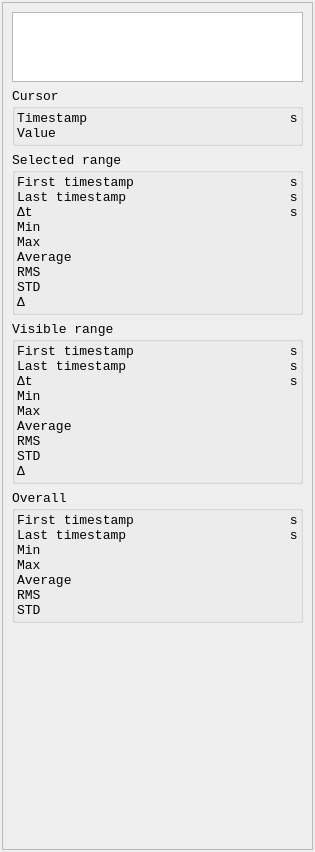
<?xml version="1.0" encoding="UTF-8"?>
<ui version="4.0">
 <class>ChannelStats</class>
 <widget class="QWidget" name="ChannelStats">
  <property name="geometry">
   <rect>
    <x>0</x>
    <y>0</y>
    <width>315</width>
    <height>852</height>
   </rect>
  </property>
  <property name="font">
   <font>
    <family>Consolas</family>
    <pointsize>10</pointsize>
   </font>
  </property>
  <property name="windowTitle">
   <string>Form</string>
  </property>
  <layout class="QVBoxLayout" name="verticalLayout_2">
   <property name="spacing">
    <number>2</number>
   </property>
   <property name="leftMargin">
    <number>2</number>
   </property>
   <property name="topMargin">
    <number>2</number>
   </property>
   <property name="rightMargin">
    <number>2</number>
   </property>
   <property name="bottomMargin">
    <number>2</number>
   </property>
   <item>
    <widget class="QScrollArea" name="scrollArea">
     <property name="horizontalScrollBarPolicy">
      <enum>Qt::ScrollBarAlwaysOff</enum>
     </property>
     <property name="widgetResizable">
      <bool>true</bool>
     </property>
     <widget class="QWidget" name="scrollAreaWidgetContents">
      <property name="geometry">
       <rect>
        <x>0</x>
        <y>0</y>
        <width>309</width>
        <height>846</height>
       </rect>
      </property>
      <layout class="QVBoxLayout" name="verticalLayout">
       <item>
        <layout class="QGridLayout" name="gridLayout" rowstretch="1,0,0,0,0" columnstretch="0,0">
         <item row="2" column="0" colspan="2">
          <widget class="QGroupBox" name="range_group">
           <property name="title">
            <string>Selected range</string>
           </property>
           <layout class="QGridLayout" name="gridLayout_5" columnstretch="0,1,0">
            <property name="leftMargin">
             <number>2</number>
            </property>
            <property name="topMargin">
             <number>2</number>
            </property>
            <property name="rightMargin">
             <number>2</number>
            </property>
            <property name="bottomMargin">
             <number>2</number>
            </property>
            <property name="spacing">
             <number>0</number>
            </property>
            <item row="9" column="0">
             <widget class="QLabel" name="label_18">
              <property name="text">
               <string>Δ</string>
              </property>
             </widget>
            </item>
            <item row="6" column="1">
             <widget class="QLabel" name="selected_average">
              <property name="autoFillBackground">
               <bool>false</bool>
              </property>
              <property name="text">
               <string/>
              </property>
              <property name="alignment">
               <set>Qt::AlignRight|Qt::AlignTrailing|Qt::AlignVCenter</set>
              </property>
             </widget>
            </item>
            <item row="3" column="2">
             <widget class="QLabel" name="label_23">
              <property name="text">
               <string> s</string>
              </property>
             </widget>
            </item>
            <item row="3" column="1">
             <widget class="QLabel" name="selected_delta_t">
              <property name="text">
               <string/>
              </property>
              <property name="alignment">
               <set>Qt::AlignRight|Qt::AlignTrailing|Qt::AlignVCenter</set>
              </property>
             </widget>
            </item>
            <item row="9" column="2">
             <widget class="QLabel" name="unit4">
              <property name="text">
               <string/>
              </property>
             </widget>
            </item>
            <item row="6" column="2">
             <widget class="QLabel" name="unit10">
              <property name="text">
               <string/>
              </property>
             </widget>
            </item>
            <item row="5" column="1">
             <widget class="QLabel" name="selected_max">
              <property name="text">
               <string/>
              </property>
              <property name="alignment">
               <set>Qt::AlignRight|Qt::AlignTrailing|Qt::AlignVCenter</set>
              </property>
             </widget>
            </item>
            <item row="1" column="2">
             <widget class="QLabel" name="label_22">
              <property name="text">
               <string> s</string>
              </property>
             </widget>
            </item>
            <item row="7" column="0">
             <widget class="QLabel" name="label_29">
              <property name="text">
               <string>RMS</string>
              </property>
             </widget>
            </item>
            <item row="4" column="0">
             <widget class="QLabel" name="label_14">
              <property name="text">
               <string>Min</string>
              </property>
             </widget>
            </item>
            <item row="1" column="0">
             <widget class="QLabel" name="label_15">
              <property name="text">
               <string>Last timestamp</string>
              </property>
             </widget>
            </item>
            <item row="0" column="0">
             <widget class="QLabel" name="label_13">
              <property name="text">
               <string>First timestamp</string>
              </property>
             </widget>
            </item>
            <item row="9" column="1">
             <widget class="QLabel" name="selected_delta">
              <property name="text">
               <string/>
              </property>
              <property name="alignment">
               <set>Qt::AlignRight|Qt::AlignTrailing|Qt::AlignVCenter</set>
              </property>
             </widget>
            </item>
            <item row="5" column="2">
             <widget class="QLabel" name="unit3">
              <property name="text">
               <string/>
              </property>
             </widget>
            </item>
            <item row="0" column="1">
             <widget class="QLabel" name="selected_start">
              <property name="text">
               <string/>
              </property>
              <property name="alignment">
               <set>Qt::AlignRight|Qt::AlignTrailing|Qt::AlignVCenter</set>
              </property>
             </widget>
            </item>
            <item row="0" column="2">
             <widget class="QLabel" name="label_20">
              <property name="text">
               <string> s</string>
              </property>
             </widget>
            </item>
            <item row="7" column="2">
             <widget class="QLabel" name="unit11">
              <property name="text">
               <string/>
              </property>
             </widget>
            </item>
            <item row="5" column="0">
             <widget class="QLabel" name="label_17">
              <property name="text">
               <string>Max</string>
              </property>
             </widget>
            </item>
            <item row="3" column="0">
             <widget class="QLabel" name="label_21">
              <property name="text">
               <string>Δt</string>
              </property>
             </widget>
            </item>
            <item row="4" column="1">
             <widget class="QLabel" name="selected_min">
              <property name="text">
               <string/>
              </property>
              <property name="alignment">
               <set>Qt::AlignRight|Qt::AlignTrailing|Qt::AlignVCenter</set>
              </property>
             </widget>
            </item>
            <item row="1" column="1">
             <widget class="QLabel" name="selected_stop">
              <property name="text">
               <string/>
              </property>
              <property name="alignment">
               <set>Qt::AlignRight|Qt::AlignTrailing|Qt::AlignVCenter</set>
              </property>
             </widget>
            </item>
            <item row="4" column="2">
             <widget class="QLabel" name="unit2">
              <property name="text">
               <string/>
              </property>
             </widget>
            </item>
            <item row="6" column="0">
             <widget class="QLabel" name="label">
              <property name="text">
               <string>Average</string>
              </property>
             </widget>
            </item>
            <item row="7" column="1">
             <widget class="QLabel" name="selected_rms">
              <property name="text">
               <string/>
              </property>
              <property name="alignment">
               <set>Qt::AlignRight|Qt::AlignTrailing|Qt::AlignVCenter</set>
              </property>
             </widget>
            </item>
            <item row="8" column="0">
             <widget class="QLabel" name="label_34">
              <property name="text">
               <string>STD</string>
              </property>
             </widget>
            </item>
            <item row="8" column="1">
             <widget class="QLabel" name="selected_std">
              <property name="text">
               <string/>
              </property>
              <property name="alignment">
               <set>Qt::AlignRight|Qt::AlignTrailing|Qt::AlignVCenter</set>
              </property>
             </widget>
            </item>
            <item row="8" column="2">
             <widget class="QLabel" name="unit16">
              <property name="text">
               <string/>
              </property>
             </widget>
            </item>
           </layout>
          </widget>
         </item>
         <item row="4" column="0" colspan="2">
          <widget class="QGroupBox" name="overall_group">
           <property name="title">
            <string>Overall</string>
           </property>
           <layout class="QGridLayout" name="gridLayout_2" columnstretch="0,1,0">
            <property name="leftMargin">
             <number>2</number>
            </property>
            <property name="topMargin">
             <number>2</number>
            </property>
            <property name="rightMargin">
             <number>2</number>
            </property>
            <property name="bottomMargin">
             <number>2</number>
            </property>
            <property name="spacing">
             <number>0</number>
            </property>
            <item row="4" column="2">
             <widget class="QLabel" name="unit9">
              <property name="text">
               <string/>
              </property>
             </widget>
            </item>
            <item row="3" column="0">
             <widget class="QLabel" name="label_5">
              <property name="text">
               <string>Min</string>
              </property>
             </widget>
            </item>
            <item row="5" column="2">
             <widget class="QLabel" name="unit14">
              <property name="text">
               <string/>
              </property>
             </widget>
            </item>
            <item row="0" column="1">
             <widget class="QLabel" name="overall_start">
              <property name="text">
               <string/>
              </property>
              <property name="alignment">
               <set>Qt::AlignRight|Qt::AlignTrailing|Qt::AlignVCenter</set>
              </property>
             </widget>
            </item>
            <item row="3" column="2">
             <widget class="QLabel" name="unit8">
              <property name="text">
               <string/>
              </property>
             </widget>
            </item>
            <item row="6" column="1">
             <widget class="QLabel" name="overall_rms">
              <property name="text">
               <string/>
              </property>
              <property name="alignment">
               <set>Qt::AlignRight|Qt::AlignTrailing|Qt::AlignVCenter</set>
              </property>
             </widget>
            </item>
            <item row="0" column="2">
             <widget class="QLabel" name="label_27">
              <property name="text">
               <string> s</string>
              </property>
             </widget>
            </item>
            <item row="6" column="2">
             <widget class="QLabel" name="unit15">
              <property name="text">
               <string/>
              </property>
             </widget>
            </item>
            <item row="5" column="0">
             <widget class="QLabel" name="label_32">
              <property name="text">
               <string>Average</string>
              </property>
             </widget>
            </item>
            <item row="1" column="2">
             <widget class="QLabel" name="label_28">
              <property name="text">
               <string> s</string>
              </property>
             </widget>
            </item>
            <item row="1" column="0">
             <widget class="QLabel" name="label_4">
              <property name="text">
               <string>Last timestamp</string>
              </property>
             </widget>
            </item>
            <item row="4" column="0">
             <widget class="QLabel" name="label_6">
              <property name="text">
               <string>Max</string>
              </property>
             </widget>
            </item>
            <item row="5" column="1">
             <widget class="QLabel" name="overall_average">
              <property name="text">
               <string/>
              </property>
              <property name="alignment">
               <set>Qt::AlignRight|Qt::AlignTrailing|Qt::AlignVCenter</set>
              </property>
             </widget>
            </item>
            <item row="0" column="0">
             <widget class="QLabel" name="label_3">
              <property name="text">
               <string>First timestamp</string>
              </property>
             </widget>
            </item>
            <item row="4" column="1">
             <widget class="QLabel" name="overall_max">
              <property name="text">
               <string/>
              </property>
              <property name="alignment">
               <set>Qt::AlignRight|Qt::AlignTrailing|Qt::AlignVCenter</set>
              </property>
             </widget>
            </item>
            <item row="6" column="0">
             <widget class="QLabel" name="label_33">
              <property name="text">
               <string>RMS</string>
              </property>
             </widget>
            </item>
            <item row="1" column="1">
             <widget class="QLabel" name="overall_stop">
              <property name="text">
               <string/>
              </property>
              <property name="alignment">
               <set>Qt::AlignRight|Qt::AlignTrailing|Qt::AlignVCenter</set>
              </property>
             </widget>
            </item>
            <item row="3" column="1">
             <widget class="QLabel" name="overall_min">
              <property name="sizePolicy">
               <sizepolicy hsizetype="Preferred" vsizetype="Preferred">
                <horstretch>0</horstretch>
                <verstretch>0</verstretch>
               </sizepolicy>
              </property>
              <property name="text">
               <string/>
              </property>
              <property name="alignment">
               <set>Qt::AlignRight|Qt::AlignTrailing|Qt::AlignVCenter</set>
              </property>
             </widget>
            </item>
            <item row="7" column="0">
             <widget class="QLabel" name="label_36">
              <property name="text">
               <string>STD</string>
              </property>
             </widget>
            </item>
            <item row="7" column="1">
             <widget class="QLabel" name="overall_std">
              <property name="text">
               <string/>
              </property>
              <property name="alignment">
               <set>Qt::AlignRight|Qt::AlignTrailing|Qt::AlignVCenter</set>
              </property>
             </widget>
            </item>
            <item row="7" column="2">
             <widget class="QLabel" name="unit18">
              <property name="text">
               <string/>
              </property>
             </widget>
            </item>
           </layout>
          </widget>
         </item>
         <item row="0" column="0" colspan="2">
          <widget class="QTextEdit" name="name">
           <property name="sizePolicy">
            <sizepolicy hsizetype="Expanding" vsizetype="Fixed">
             <horstretch>0</horstretch>
             <verstretch>1</verstretch>
            </sizepolicy>
           </property>
           <property name="verticalScrollBarPolicy">
            <enum>Qt::ScrollBarAsNeeded</enum>
           </property>
           <property name="horizontalScrollBarPolicy">
            <enum>Qt::ScrollBarAlwaysOff</enum>
           </property>
           <property name="sizeAdjustPolicy">
            <enum>QAbstractScrollArea::AdjustToContents</enum>
           </property>
           <property name="readOnly">
            <bool>true</bool>
           </property>
           <property name="html">
            <string>&lt;!DOCTYPE HTML PUBLIC &quot;-//W3C//DTD HTML 4.0//EN&quot; &quot;http://www.w3.org/TR/REC-html40/strict.dtd&quot;&gt;
&lt;html&gt;&lt;head&gt;&lt;meta name=&quot;qrichtext&quot; content=&quot;1&quot; /&gt;&lt;style type=&quot;text/css&quot;&gt;
p, li { white-space: pre-wrap; }
&lt;/style&gt;&lt;/head&gt;&lt;body style=&quot; font-family:'Consolas'; font-size:10pt; font-weight:400; font-style:normal;&quot;&gt;
&lt;p style=&quot;-qt-paragraph-type:empty; margin-top:12px; margin-bottom:12px; margin-left:0px; margin-right:0px; -qt-block-indent:0; text-indent:0px;&quot;&gt;&lt;br /&gt;&lt;/p&gt;&lt;/body&gt;&lt;/html&gt;</string>
           </property>
          </widget>
         </item>
         <item row="1" column="0" colspan="2">
          <widget class="QGroupBox" name="cursor_group">
           <property name="title">
            <string>Cursor</string>
           </property>
           <property name="flat">
            <bool>false</bool>
           </property>
           <property name="checkable">
            <bool>false</bool>
           </property>
           <layout class="QGridLayout" name="gridLayout_4" columnstretch="0,1,0">
            <property name="leftMargin">
             <number>2</number>
            </property>
            <property name="topMargin">
             <number>2</number>
            </property>
            <property name="rightMargin">
             <number>2</number>
            </property>
            <property name="bottomMargin">
             <number>2</number>
            </property>
            <property name="spacing">
             <number>0</number>
            </property>
            <item row="0" column="1">
             <widget class="QLabel" name="cursor_t">
              <property name="text">
               <string/>
              </property>
              <property name="alignment">
               <set>Qt::AlignRight|Qt::AlignTrailing|Qt::AlignVCenter</set>
              </property>
             </widget>
            </item>
            <item row="0" column="0">
             <widget class="QLabel" name="label_12">
              <property name="text">
               <string>Timestamp      </string>
              </property>
             </widget>
            </item>
            <item row="1" column="1">
             <widget class="QLabel" name="cursor_value">
              <property name="text">
               <string/>
              </property>
              <property name="alignment">
               <set>Qt::AlignRight|Qt::AlignTrailing|Qt::AlignVCenter</set>
              </property>
             </widget>
            </item>
            <item row="1" column="0">
             <widget class="QLabel" name="label_11">
              <property name="text">
               <string>Value</string>
              </property>
             </widget>
            </item>
            <item row="0" column="2">
             <widget class="QLabel" name="label_2">
              <property name="text">
               <string> s</string>
              </property>
             </widget>
            </item>
            <item row="1" column="2">
             <widget class="QLabel" name="unit1">
              <property name="text">
               <string/>
              </property>
             </widget>
            </item>
           </layout>
          </widget>
         </item>
         <item row="3" column="0" colspan="2">
          <widget class="QGroupBox" name="visible_group">
           <property name="title">
            <string>Visible range</string>
           </property>
           <layout class="QGridLayout" name="gridLayout_3" columnstretch="0,1,0">
            <property name="leftMargin">
             <number>2</number>
            </property>
            <property name="topMargin">
             <number>2</number>
            </property>
            <property name="rightMargin">
             <number>2</number>
            </property>
            <property name="bottomMargin">
             <number>2</number>
            </property>
            <property name="spacing">
             <number>0</number>
            </property>
            <item row="4" column="0">
             <widget class="QLabel" name="label_10">
              <property name="text">
               <string>Max</string>
              </property>
             </widget>
            </item>
            <item row="6" column="0">
             <widget class="QLabel" name="label_31">
              <property name="text">
               <string>RMS</string>
              </property>
             </widget>
            </item>
            <item row="0" column="2">
             <widget class="QLabel" name="label_24">
              <property name="text">
               <string> s</string>
              </property>
             </widget>
            </item>
            <item row="5" column="1">
             <widget class="QLabel" name="visible_average">
              <property name="text">
               <string/>
              </property>
              <property name="alignment">
               <set>Qt::AlignRight|Qt::AlignTrailing|Qt::AlignVCenter</set>
              </property>
             </widget>
            </item>
            <item row="6" column="1">
             <widget class="QLabel" name="visible_rms">
              <property name="text">
               <string/>
              </property>
              <property name="alignment">
               <set>Qt::AlignRight|Qt::AlignTrailing|Qt::AlignVCenter</set>
              </property>
             </widget>
            </item>
            <item row="3" column="1">
             <widget class="QLabel" name="visible_min">
              <property name="text">
               <string/>
              </property>
              <property name="alignment">
               <set>Qt::AlignRight|Qt::AlignTrailing|Qt::AlignVCenter</set>
              </property>
             </widget>
            </item>
            <item row="0" column="1">
             <widget class="QLabel" name="visible_start">
              <property name="text">
               <string/>
              </property>
              <property name="alignment">
               <set>Qt::AlignRight|Qt::AlignTrailing|Qt::AlignVCenter</set>
              </property>
             </widget>
            </item>
            <item row="5" column="0">
             <widget class="QLabel" name="label_30">
              <property name="text">
               <string>Average</string>
              </property>
             </widget>
            </item>
            <item row="8" column="2">
             <widget class="QLabel" name="unit7">
              <property name="text">
               <string/>
              </property>
             </widget>
            </item>
            <item row="1" column="2">
             <widget class="QLabel" name="label_25">
              <property name="text">
               <string> s</string>
              </property>
             </widget>
            </item>
            <item row="4" column="2">
             <widget class="QLabel" name="unit6">
              <property name="text">
               <string/>
              </property>
             </widget>
            </item>
            <item row="2" column="2">
             <widget class="QLabel" name="label_26">
              <property name="text">
               <string> s</string>
              </property>
             </widget>
            </item>
            <item row="4" column="1">
             <widget class="QLabel" name="visible_max">
              <property name="text">
               <string/>
              </property>
              <property name="alignment">
               <set>Qt::AlignRight|Qt::AlignTrailing|Qt::AlignVCenter</set>
              </property>
             </widget>
            </item>
            <item row="6" column="2">
             <widget class="QLabel" name="unit13">
              <property name="text">
               <string/>
              </property>
             </widget>
            </item>
            <item row="1" column="0">
             <widget class="QLabel" name="label_8">
              <property name="text">
               <string>Last timestamp</string>
              </property>
             </widget>
            </item>
            <item row="3" column="2">
             <widget class="QLabel" name="unit5">
              <property name="text">
               <string/>
              </property>
             </widget>
            </item>
            <item row="8" column="0">
             <widget class="QLabel" name="label_19">
              <property name="text">
               <string>Δ</string>
              </property>
             </widget>
            </item>
            <item row="5" column="2">
             <widget class="QLabel" name="unit12">
              <property name="text">
               <string/>
              </property>
             </widget>
            </item>
            <item row="2" column="0">
             <widget class="QLabel" name="label_16">
              <property name="text">
               <string>Δt</string>
              </property>
             </widget>
            </item>
            <item row="1" column="1">
             <widget class="QLabel" name="visible_stop">
              <property name="text">
               <string/>
              </property>
              <property name="alignment">
               <set>Qt::AlignRight|Qt::AlignTrailing|Qt::AlignVCenter</set>
              </property>
             </widget>
            </item>
            <item row="0" column="0">
             <widget class="QLabel" name="label_7">
              <property name="text">
               <string>First timestamp</string>
              </property>
             </widget>
            </item>
            <item row="3" column="0">
             <widget class="QLabel" name="label_9">
              <property name="text">
               <string>Min</string>
              </property>
             </widget>
            </item>
            <item row="2" column="1">
             <widget class="QLabel" name="visible_delta_t">
              <property name="text">
               <string/>
              </property>
              <property name="alignment">
               <set>Qt::AlignRight|Qt::AlignTrailing|Qt::AlignVCenter</set>
              </property>
             </widget>
            </item>
            <item row="8" column="1">
             <widget class="QLabel" name="visible_delta">
              <property name="text">
               <string/>
              </property>
              <property name="alignment">
               <set>Qt::AlignRight|Qt::AlignTrailing|Qt::AlignVCenter</set>
              </property>
             </widget>
            </item>
            <item row="7" column="0">
             <widget class="QLabel" name="label_35">
              <property name="text">
               <string>STD</string>
              </property>
             </widget>
            </item>
            <item row="7" column="1">
             <widget class="QLabel" name="visible_std">
              <property name="text">
               <string/>
              </property>
              <property name="alignment">
               <set>Qt::AlignRight|Qt::AlignTrailing|Qt::AlignVCenter</set>
              </property>
             </widget>
            </item>
            <item row="7" column="2">
             <widget class="QLabel" name="unit17">
              <property name="text">
               <string/>
              </property>
              <property name="alignment">
               <set>Qt::AlignLeading|Qt::AlignLeft|Qt::AlignVCenter</set>
              </property>
             </widget>
            </item>
           </layout>
          </widget>
         </item>
        </layout>
       </item>
       <item>
        <spacer name="verticalSpacer">
         <property name="orientation">
          <enum>Qt::Vertical</enum>
         </property>
         <property name="sizeHint" stdset="0">
          <size>
           <width>20</width>
           <height>40</height>
          </size>
         </property>
        </spacer>
       </item>
      </layout>
     </widget>
    </widget>
   </item>
  </layout>
 </widget>
 <resources/>
 <connections/>
</ui>
